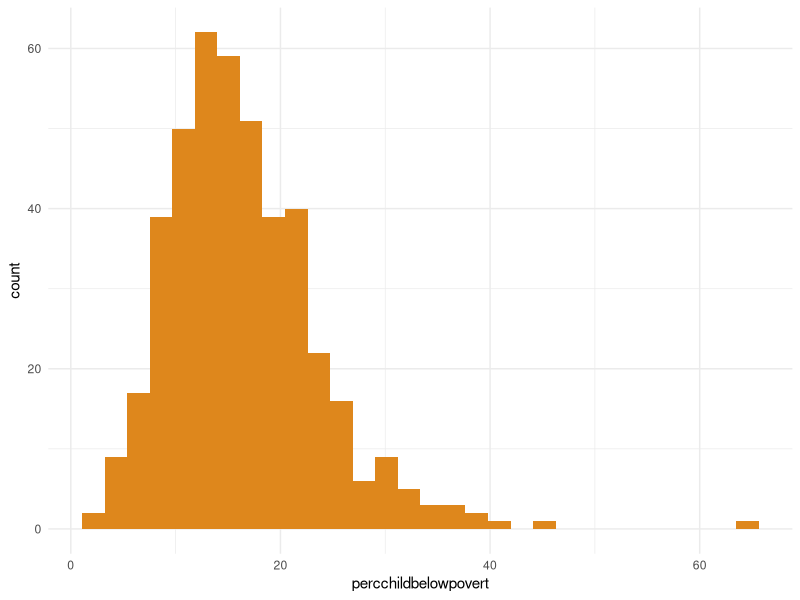
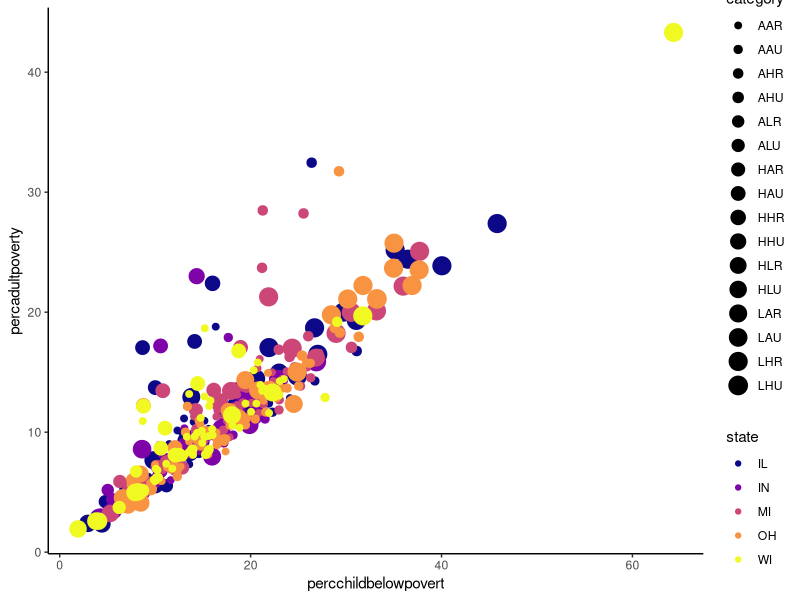
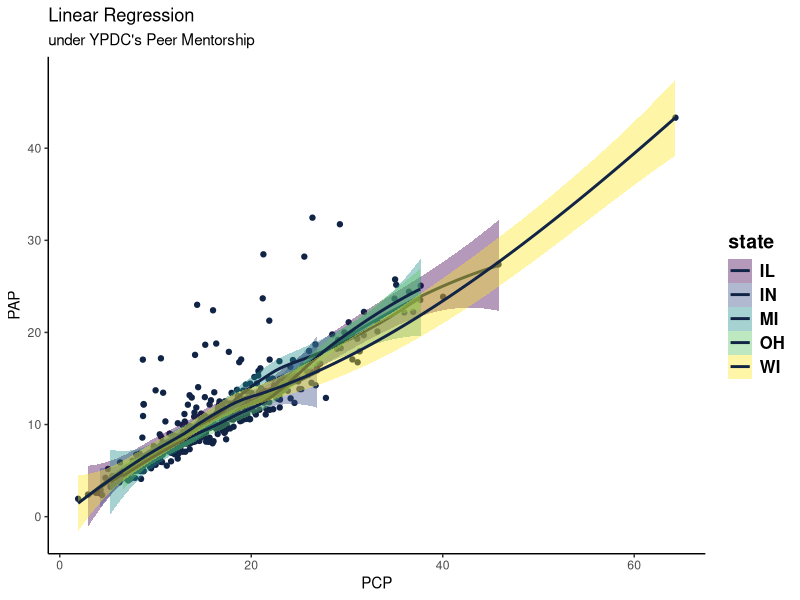

Here is the R script that generated these plots, in order:
## ---- chunk 1
library(ggplot2)
ggplot(midwest) +
  aes(x = percchildbelowpovert) +
  geom_histogram(bins = 30L, fill = "#DE871C") +
  theme_minimal()
## ---- chunk 2
library(ggplot2)
ggplot(midwest) +
  aes(
    x = percchildbelowpovert,
    y = percadultpoverty,
    colour = state,
    size = category
  ) +
  geom_point() +
  scale_color_viridis_d(option = "plasma", direction = 1) +
  theme_classic()
## ---- chunk 3

library(ggplot2)
ggplot(midwest) +
 aes(x = percchildbelowpovert, y = percadultpoverty) +
 geom_point(colour = "#112446") +
 geom_smooth(aes(fill = state), se = TRUE, colour = "#112446") +
 scale_fill_viridis_d(option = "viridis", 
 direction = 1) +
 labs(x = "PCP", y = "PAP", title = "Linear Regression", subtitle = "under YPDC's Peer Mentorship") +
 theme_classic() +
 theme(legend.text = element_text(face = "bold", size = 12L), legend.title = element_text(face = "bold", 
 size = 14L))

